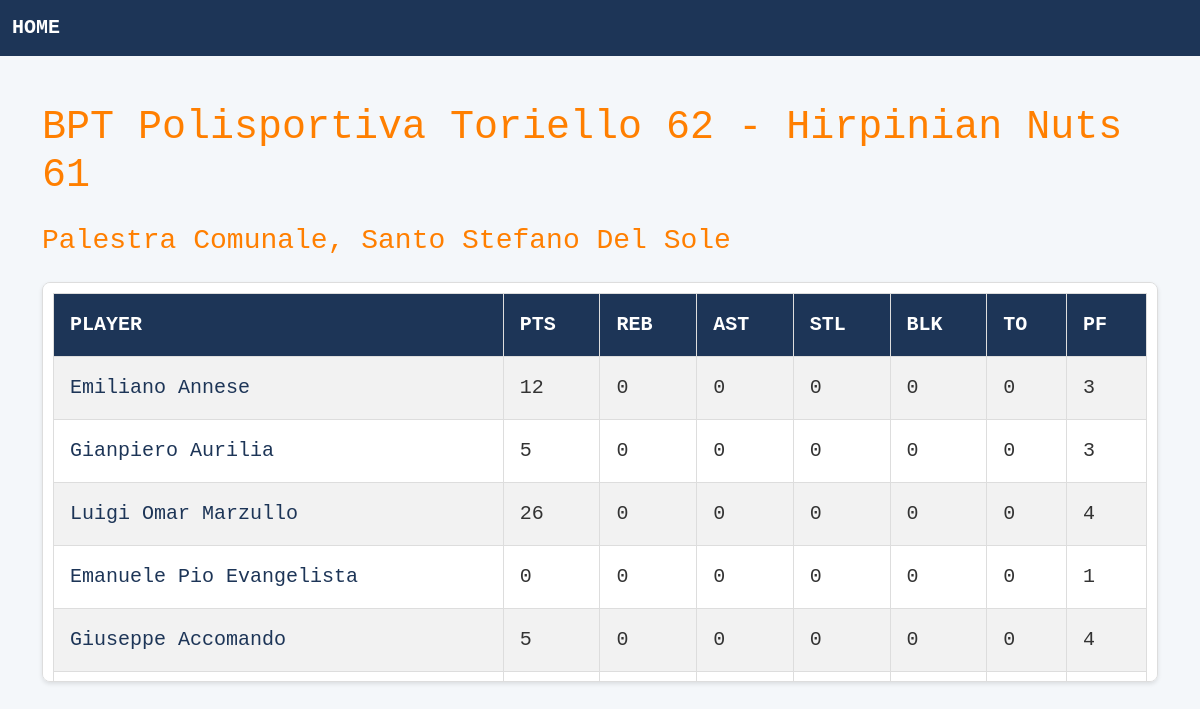
Page /games/3 on the committed database.
### tables this page shows
CREATE TABLE games (
    id INTEGER PRIMARY KEY AUTOINCREMENT,
    home_team VARCHAR(255),
    away_team VARCHAR(255),
    home_score INTEGER,
    away_score INTEGER,
    location VARCHAR(255),
    date DATE
);

CREATE TABLE player_stats (
    id INTEGER PRIMARY KEY AUTOINCREMENT,
    player_id INTEGER,
    game_id INTEGER,
    pts INTEGER,
    reb INTEGER,
    ast INTEGER,
    stl INTEGER,
    blk INTEGER,
    turn INTEGER,  
    pf INTEGER,
    FOREIGN KEY (player_id) REFERENCES players (id),
    FOREIGN KEY (game_id) REFERENCES games (id)
);

CREATE TABLE players (
    id INTEGER PRIMARY KEY AUTOINCREMENT,
    name VARCHAR(255),
    jersey INTEGER,
    position VARCHAR(255),
    height REAL,
    weight REAL,
    age INTEGER,
    ppg REAL DEFAULT 0,
    rpg REAL DEFAULT 0,
    apg REAL DEFAULT 0,
    fpg REAL DEFAULT 0
);

### app.py (the view)
@app.route("/games/<int:id>")
def get_game(id):
    connection = get_connection()
    cursor = connection.cursor()
    cursor.execute("SELECT * FROM games WHERE id = ?", (id,))
    game = cursor.fetchone()
    if game:
        cursor.execute("""
            SELECT players.name, players.id, player_stats.pts, player_stats.reb, player_stats.ast,
                   player_stats.stl, player_stats.blk, player_stats.turn, player_stats.pf
            FROM player_stats
            JOIN players ON player_stats.player_id = players.id
            WHERE player_stats.game_id = ?
        """, (id,))
        player_stats = cursor.fetchall()
        connection.close()
        return render_template("game.html", game=game, player_stats=player_stats)
    else:
        connection.close()
        return {"error": "Game not found"}, 404

### app.py (called while the page is built)
def get_connection():
    connection = sqlite3.connect("data/database.db")
    connection.row_factory = sqlite3.Row
    return connection

### templates/game.html
{% extends "base.html" %} {% block content %}
<div class="container mt-5">
  <h1 class="text-left mb-4" style="color: #ff7f00">
    {{ game.home_team }} {{ game.home_score }} - {{ game.away_team }} {{
    game.away_score }}
  </h1>
  <h3 class="text-left mb-4" style="color: #ff7f00">{{ game.location }}</h3>
  <div class="scrollable-box">
    <table class="table table-bordered table-striped table-hover">
      <thead class="bg-dark text-white">
        <tr>
          <th>PLAYER</th>
          <th>PTS</th>
          <th>REB</th>
          <th>AST</th>
          <th>STL</th>
          <th>BLK</th>
          <th>TO</th>
          <th>PF</th>
        </tr>
      </thead>
      <tbody>
        {% for stat in player_stats %}
        <tr>
          <td>
            <a href="{{ url_for('get_player', id=stat.id) }}"
              >{{ stat.name }}</a
            >
          </td>
          <td>{{ stat.pts }}</td>
          <td>{{ stat.reb }}</td>
          <td>{{ stat.ast }}</td>
          <td>{{ stat.stl }}</td>
          <td>{{ stat.blk }}</td>
          <td>{{ stat.turn }}</td>
          <td>{{ stat.pf }}</td>
        </tr>
        {% endfor %}
      </tbody>
    </table>
  </div>
</div>
{% endblock %}

### static/styles.css (style rules this page uses)
body { font-family: "Consolas", monospace; font-size: 20px; background-color: #f4f7fa; color: #333; margin: 0; padding: 0; }
a { color: #1d3557; text-decoration: none; }
.scrollable-box { max-height: 400px; overflow-y: auto; border: 1px solid #ddd; border-radius: 8px; padding: 10px; background-color: #ffffff; box-shadow: 0 2px 4px rgba(0, 0, 0, 0.1); }
.scrollable-box table { width: 100%; border-collapse: collapse; }
.scrollable-box th, .scrollable-box td { text-align: left; padding: 16px; border: 1px solid #ddd; }
.scrollable-box th { background-color: #1d3557; color: white; }
.scrollable-box td { color: #333; }

### rows in the picture
games: home_team "BPT Polisportiva Toriello", home_score "62", away_team "Hirpinian Nuts", away_score "61", location "Palestra Comunale, Santo Stefano Del Sole"
player_stats: name "Emiliano Annese", pts "12", reb "0", ast "0", stl "0", blk "0", turn "0", pf "3"
player_stats: name "Gianpiero Aurilia", pts "5", reb "0", ast "0", stl "0", blk "0", turn "0", pf "3"
player_stats: name "Luigi Omar Marzullo", pts "26", reb "0", ast "0", stl "0", blk "0", turn "0", pf "4"
player_stats: name "Emanuele Pio Evangelista", pts "0", reb "0", ast "0", stl "0", blk "0", turn "0", pf "1"
player_stats: name "Giuseppe Accomando", pts "5", reb "0", ast "0", stl "0", blk "0", turn "0", pf "4"
